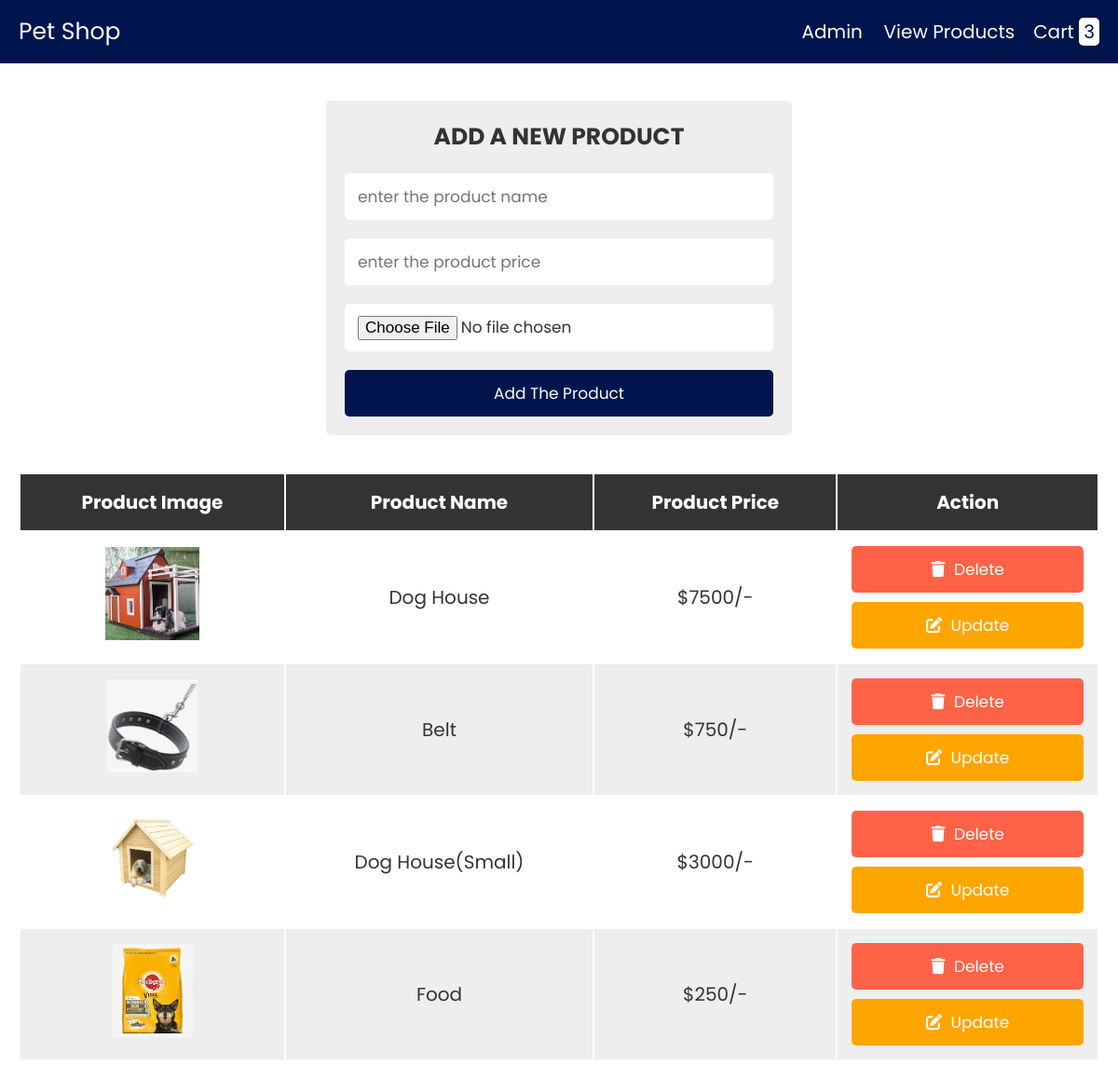
The app's page /admin.php with its own data.
### tables this page shows
CREATE TABLE `products` (
  `id` int(255) NOT NULL,
  `name` varchar(255) NOT NULL,
  `price` varchar(255) NOT NULL,
  `image` varchar(255) NOT NULL
);

### admin.php (the view, shortened to what this page needs)
<?php
@include 'config.php';
?>
<!DOCTYPE html>
<html lang="en">
<head>
   <link rel="stylesheet" href="https://cdnjs.cloudflare.com/ajax/libs/font-awesome/6.0.0/css/all.min.css">
   <link rel="stylesheet" href="css/style.css">
</head>
<body>
<?php include 'header.php'; ?>
<div class="container">
<section>
<form action="" method="post" class="add-product-form" enctype="multipart/form-data">
   <h3>add a new product</h3>
   <input type="text" name="p_name" placeholder="enter the product name" class="box" required>
   <input type="number" name="p_price" min="0" placeholder="enter the product price" class="box" required>
   <input type="file" name="p_image" accept="image/png, image/jpg, image/jpeg" class="box" required>
   <input type="submit" value="add the product" name="add_product" class="btn">
</form>
</section>
<section class="display-product-table">
   <table>
      <thead>
         <th>product image</th>
         <th>product name</th>
         <th>product price</th>
         <th>action</th>
      </thead>
      <tbody>
         <?php
            $select_products = mysqli_query($conn, "SELECT * FROM `products`");
            if(mysqli_num_rows($select_products) > 0){
               while($row = mysqli_fetch_assoc($select_products)){
         ?>
         <tr>
            <td><img src="uploaded_img/<?php echo $row['image']; ?>" height="100" alt=""></td>
            <td><?php echo $row['name']; ?></td>
            <td>$<?php echo $row['price']; ?>/-</td>
            <td>
               <a href="admin.php?delete=<?php echo $row['id']; ?>" class="delete-btn" onclick="return confirm('are your sure you want to delete this?');"> <i class="fas fa-trash"></i> delete </a>
               <a href="admin.php?edit=<?php echo $row['id']; ?>" class="option-btn"> <i class="fas fa-edit"></i> update </a>
            </td>
         </tr>
         <?php
            };
            }else{
               echo "<div class='empty'>no product added</div>";
            };
         ?>
      </tbody>
   </table>
</section>
</div>
</body>
</html>

### header.php (shortened to what this page needs)
<header class="header">
   <div class="flex">
      <a href="#" class="logo">Pet Shop</a>
      <nav class="navbar">
         <a href="adminlogin.php">Admin</a>
         <a href="products.php">view products</a>
      </nav>
      <?php
      $select_rows = mysqli_query($conn, "SELECT * FROM `cart`") or die('query failed');
      $row_count = mysqli_num_rows($select_rows);
      ?>
      <a href="cart.php" class="cart">cart <span><?php echo $row_count; ?></span> </a>
   </div>
</header>

### css/style.css (style rules this page uses)
:root { --blue:#00154D; --red:tomato; --orange:orange; --black:#333; --white:#fff; --bg-color:#eee; --dark-bg:rgba(0,0,0,.7); --box-shadow:0 .5rem 1rem rgba(0,0,0,.1); --border:.1rem solid #999; }
* { font-family: 'Poppins', sans-serif; margin:0; padding:0; box-sizing: border-box; outline: none; border:none; text-decoration: none; text-transform: capitalize; }
html { font-size: 62.5%; overflow-x: hidden; }
.container { max-width: 1200px; margin:0 auto; }
section { padding:2rem; }
.btn, .option-btn, .delete-btn { display: block; width: 100%; text-align: center; background-color: var(--blue); color:var(--white); font-size: 1.7rem; padding:1.2rem 3rem; border-radius: .5rem; cursor: pointer; margin-top: 1rem; }
.option-btn i, .delete-btn i { padding-right: .5rem; }
.option-btn { background-color: var(--orange); }
.delete-btn { margin-top: 0; background-color: var(--red); }
.header { background-color: var(--blue); position: sticky; top:0; left:0; z-index: 1000; }
.header .flex { display: flex; align-items: center; padding:1.5rem 2rem; max-width: 1200px; margin:0 auto; }
.header .flex .logo { margin-right: auto; font-size: 2.5rem; color:var(--white); }
.header .flex .navbar a { margin-left: 2rem; font-size: 2rem; color:var(--white); }
.header .flex .cart { margin-left: 2rem; font-size: 2rem; color:var(--white); }
.header .flex .cart span { padding:.1rem .5rem; border-radius: .5rem; background-color: var(--white); color:var(--blue); font-size: 2rem; }
.add-product-form { max-width: 50rem; background-color: var(--bg-color); border-radius: .5rem; padding:2rem; margin:0 auto; margin-top: 2rem; }
.add-product-form h3 { font-size: 2.5rem; margin-bottom: 1rem; color:var(--black); text-transform: uppercase; text-align: center; }
.add-product-form .box { text-transform: none; padding:1.2rem 1.4rem; font-size: 1.7rem; color:var(--black); border-radius: .5rem; background-color: var(--white); margin:1rem 0; width: 100%; }
.display-product-table table { width: 100%; text-align: center; }
.display-product-table table thead th { padding:1.5rem; font-size: 2rem; background-color: var(--black); color:var(--white); }
.display-product-table table td { padding:1.5rem; font-size: 2rem; color:var(--black); }
.display-product-table table td:first-child { padding:0; }
.display-product-table table tr:nth-child(even) { background-color: var(--bg-color); }

### records on screen
products: image (picture), name "Dog House", price "7500"
products: image (picture), name "Belt", price "750"
products: image (picture), name "Dog House(Small)", price "3000"
products: image (picture), name "Food", price "250"

### other values on screen
$row_count "3"
